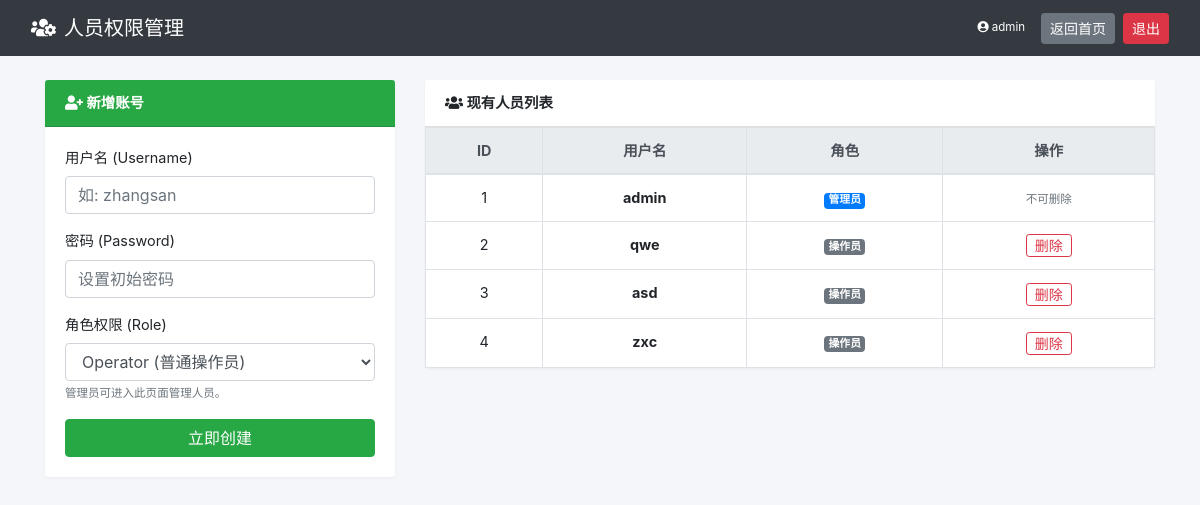
The app's page /manage_users (signed in) with its own data.
### app.py (models this page shows, shortened)
class User(UserMixin, db.Model):
    id = db.Column(db.Integer, primary_key=True)
    username = db.Column(db.String(50), unique=True, nullable=False)
    password_hash = db.Column(db.String(128))
    role = db.Column(db.String(20), default='operator')

### app.py (the view, shortened to what this page needs)
@app.route('/manage_users', methods=['GET', 'POST'])
@login_required
def manage_users():
    if current_user.role != 'admin':
        flash('您没有权限访问人员管理页面', 'warning')
        return redirect(url_for('index'))
    users = User.query.all()
    return render_template('manage_users.html', users=users, current_user=current_user)

### app.py (called while the page is built)
@login_manager.user_loader
def load_user(user_id):
    return User.query.get(int(user_id))

### templates/manage_users.html (shortened to what this page needs)
<!DOCTYPE html>
<html lang="zh-CN">
<head>
    <link rel="stylesheet" href="https://cdn.jsdelivr.net/npm/bootstrap@4.6.0/dist/css/bootstrap.min.css">
    <link rel="stylesheet" href="https://cdnjs.cloudflare.com/ajax/libs/font-awesome/5.15.3/css/all.min.css">
</head>
<body>
    <nav class="navbar navbar-dark bg-dark mb-4 py-2">
        <div class="container-fluid">
            <span class="navbar-brand mb-0 h1"><i class="fas fa-users-cog mr-2"></i>人员权限管理</span>
            <div class="d-flex align-items-center">
                <span class="text-white mr-3 small"><i class="fas fa-user-circle"></i> {{ current_user.username }}</span>
                <a href="/" class="btn btn-secondary btn-sm mr-2">返回首页</a>
                <a href="/logout" class="btn btn-danger btn-sm">退出</a>
            </div>
        </div>
    </nav>
    <div class="container">
        <div class="row">
            <div class="col-md-4">
                <div class="card">
                    <div class="card-header bg-success text-white font-weight-bold">
                        <i class="fas fa-user-plus"></i> 新增账号
                    </div>
                    <div class="card-body">
                        <form method="POST">
                            <div class="form-group">
                                <label>用户名 (Username)</label>
                                <input type="text" name="username" class="form-control" placeholder="如: zhangsan" required>
                            </div>
                            <div class="form-group">
                                <label>密码 (Password)</label>
                                <input type="text" name="password" class="form-control" placeholder="设置初始密码" required>
                            </div>
                            <div class="form-group">
                                <label>角色权限 (Role)</label>
                                <select name="role" class="form-control">
                                    <option value="operator">Operator (普通操作员)</option>
                                </select>
                                <small class="text-muted">管理员可进入此页面管理人员。</small>
                            </div>
                            <button type="submit" class="btn btn-success btn-block">立即创建</button>
                        </form>
                    </div>
                </div>
            </div>
            <div class="col-md-8">
                <div class="card">
                    <div class="card-header bg-white font-weight-bold">
                        <i class="fas fa-users"></i> 现有人员列表
                    </div>
                    <div class="table-responsive">
                        <table class="table table-hover table-bordered mb-0 text-center">
                            <thead class="thead-light">
                                <tr>
                                    <th>ID</th>
                                    <th>用户名</th>
                                    <th>角色</th>
                                    <th>操作</th>
                                </tr>
                            </thead>
                            <tbody>
                                {% for user in users %}
                                <tr>
                                    <td>{{ user.id }}</td>
                                    <td class="font-weight-bold">{{ user.username }}</td>
                                    <td>
                                        {% if user.role == 'admin' %}
                                        <span class="badge badge-primary">管理员</span>
                                        {% else %}
                                        <span class="badge badge-secondary">操作员</span>
                                        {% endif %}
                                    </td>
                                    <td>
                                        {% if user.username != 'admin' and user.id != current_user.id %}
                                        <form method="POST" onsubmit="return confirm('确定删除该用户？此操作不可恢复。');">
                                            <button type="submit" class="btn btn-outline-danger btn-sm py-0">删除</button>
                                        </form>
                                        {% else %}
                                        <span class="text-muted small">不可删除</span>
                                        {% endif %}
                                    </td>
                                </tr>
                                {% endfor %}
                            </tbody>
                        </table>
                    </div>
                </div>
            </div>
        </div>
    </div>
</body>
</html>

### templates/manage_users.html (style rules this page uses)
body { background-color: #f4f6f9; font-size: 0.9rem; }
.card { box-shadow: 0 1px 3px rgba(0,0,0,0.05); border: none; margin-bottom: 20px; }

### records on screen
User: username "admin", id "1", role "管理员", shows "不可删除"
User: id "2", username "qwe", role "操作员"
User: id "3", username "asd", role "操作员"
User: id "4", username "zxc", role "操作员"
